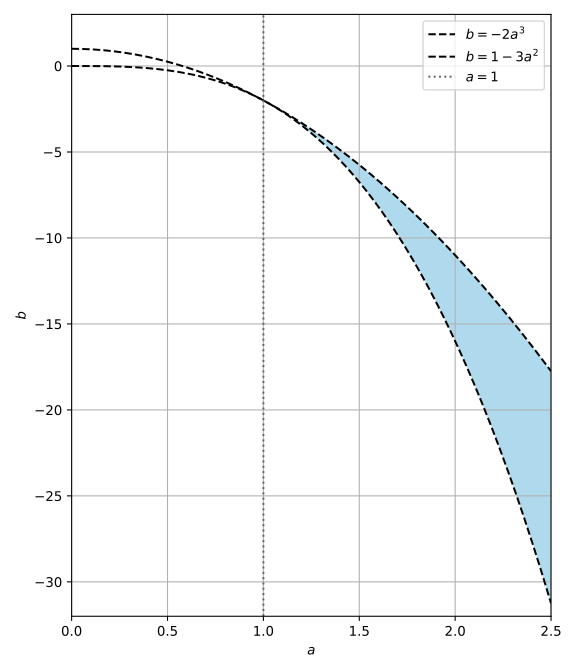

Write the Python code that produced this figure.
from pathlib import Path

import matplotlib
import numpy as np

matplotlib.use("Agg")
import matplotlib.pyplot as plt


OUTPUT_DIR = Path(__file__).parent


def main() -> None:
    a = np.linspace(0.0, 2.5, 1_200)
    b = np.linspace(-32, 3, 1_200)
    A, B = np.meshgrid(a, b)
    region = (A > 1) & (-2 * A**3 < B) & (B < 1 - 3 * A**2)

    fig, ax = plt.subplots(figsize=(6, 7))
    ax.contourf(A, B, region, levels=[0.5, 1], colors=["#8ecae6"], alpha=0.7)
    ax.plot(a, -2 * a**3, "k--", label=r"$b=-2a^3$")
    ax.plot(a, 1 - 3 * a**2, "k--", label=r"$b=1-3a^2$")
    ax.axvline(1, color="#666666", linestyle=":", label=r"$a=1$")
    ax.set_xlim(0.0, 2.5)
    ax.set_ylim(-32, 3)
    ax.set_xlabel(r"$a$")
    ax.set_ylabel(r"$b$")
    ax.grid(True)
    ax.legend()
    fig.tight_layout()
    fig.savefig(OUTPUT_DIR / "s4.svg")
    plt.close(fig)


if __name__ == "__main__":
    main()
